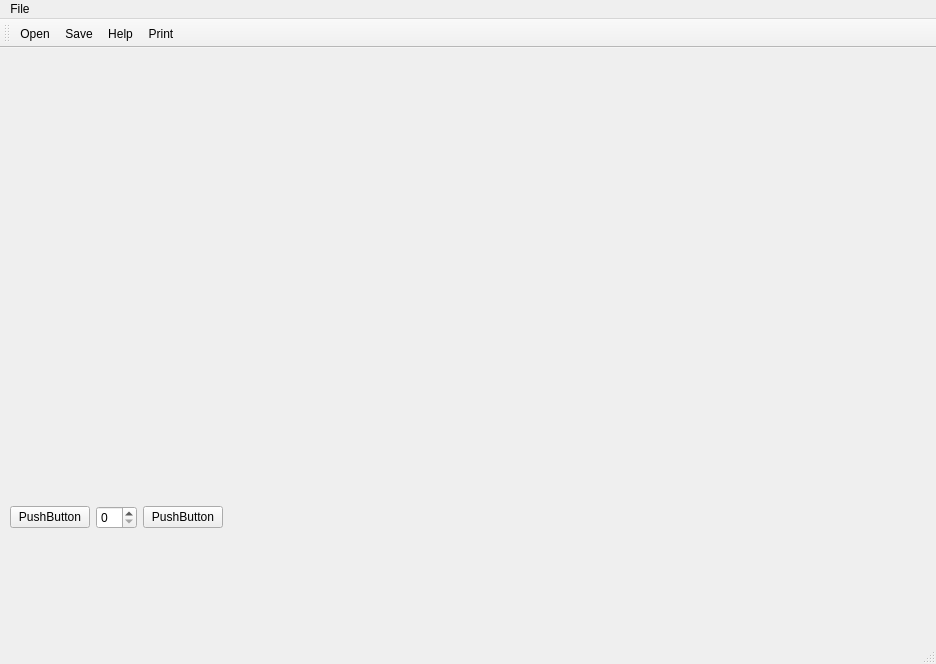
<?xml version="1.0" encoding="UTF-8"?>
<ui version="4.0">
 <class>MainWindow</class>
 <widget class="QMainWindow" name="MainWindow">
  <property name="geometry">
   <rect>
    <x>0</x>
    <y>0</y>
    <width>936</width>
    <height>664</height>
   </rect>
  </property>
  <property name="windowTitle">
   <string>MainWindow</string>
  </property>
  <widget class="QWidget" name="centralwidget">
   <widget class="QWidget" name="layoutWidget">
    <property name="geometry">
     <rect>
      <x>10</x>
      <y>40</y>
      <width>828</width>
      <height>441</height>
     </rect>
    </property>
    <layout class="QVBoxLayout" name="verticalLayout">
     <item>
      <widget class="QVTKOpenGLWidget" name="qvtkWidget" native="true">
       <property name="minimumSize">
        <size>
         <width>600</width>
         <height>400</height>
        </size>
       </property>
      </widget>
     </item>
     <item>
      <layout class="QHBoxLayout" name="horizontalLayout">
       <item>
        <widget class="QPushButton" name="pushButton">
         <property name="text">
          <string>PushButton</string>
         </property>
        </widget>
       </item>
       <item>
        <widget class="QSpinBox" name="spinBox"/>
       </item>
       <item>
        <widget class="QPushButton" name="pushButton_2">
         <property name="text">
          <string>PushButton</string>
         </property>
        </widget>
       </item>
       <item>
        <spacer name="horizontalSpacer">
         <property name="orientation">
          <enum>Qt::Horizontal</enum>
         </property>
         <property name="sizeHint" stdset="0">
          <size>
           <width>40</width>
           <height>20</height>
          </size>
         </property>
        </spacer>
       </item>
      </layout>
     </item>
    </layout>
   </widget>
  </widget>
  <widget class="QMenuBar" name="menubar">
   <property name="geometry">
    <rect>
     <x>0</x>
     <y>0</y>
     <width>936</width>
     <height>21</height>
    </rect>
   </property>
   <widget class="QMenu" name="menuFile">
    <property name="title">
     <string>File</string>
    </property>
    <addaction name="actionFileOpen"/>
    <addaction name="actionFileSave"/>
   </widget>
   <addaction name="menuFile"/>
  </widget>
  <widget class="QStatusBar" name="statusbar"/>
  <widget class="QToolBar" name="toolBar">
   <property name="windowTitle">
    <string>toolBar</string>
   </property>
   <attribute name="toolBarArea">
    <enum>TopToolBarArea</enum>
   </attribute>
   <attribute name="toolBarBreak">
    <bool>false</bool>
   </attribute>
   <addaction name="actionFileOpen"/>
   <addaction name="actionFileSave"/>
   <addaction name="actionHelp"/>
   <addaction name="actionPrint"/>
  </widget>
  <action name="actionFileOpen">
   <property name="icon">
    <iconset resource="Icons/icons.qrc">
     <normaloff>:/Icons/fileopen.png</normaloff>:/Icons/fileopen.png</iconset>
   </property>
   <property name="text">
    <string>Open</string>
   </property>
  </action>
  <action name="actionFileSave">
   <property name="icon">
    <iconset resource="Icons/icons.qrc">
     <normaloff>:/Icons/filesave.png</normaloff>:/Icons/filesave.png</iconset>
   </property>
   <property name="text">
    <string>Save</string>
   </property>
  </action>
  <action name="actionHelp">
   <property name="icon">
    <iconset resource="Icons/icons.qrc">
     <normaloff>:/Icons/help.png</normaloff>:/Icons/help.png</iconset>
   </property>
   <property name="text">
    <string>Help</string>
   </property>
  </action>
  <action name="actionPrint">
   <property name="icon">
    <iconset resource="Icons/icons.qrc">
     <normaloff>:/Icons/print.png</normaloff>:/Icons/print.png</iconset>
   </property>
   <property name="text">
    <string>Print</string>
   </property>
  </action>
 </widget>
 <customwidgets>
  <customwidget>
   <class>QVTKOpenGLWidget</class>
   <extends>QWidget</extends>
   <header>QVTKOpenGLWidget.h</header>
  </customwidget>
 </customwidgets>
 <resources>
  <include location="Icons/icons.qrc"/>
 </resources>
 <connections/>
</ui>
